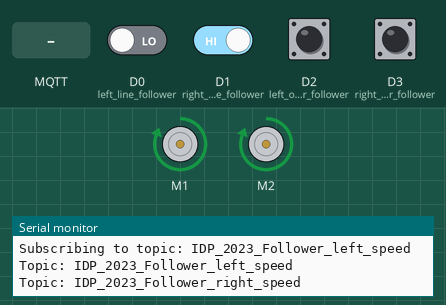
This sketch was run on a simulated Arduino MKR. Shown: 2 × DC motor (green arrow = forward, orange = backward, longer = faster), the last lines printed to the serial monitor. Inputs (shaded band) come from the test bench; at power-on: D1 (right_line_follower) HIGH, D0 (left_line_follower), D2 (left_outer_follower), D3 (right_outer_follower) LOW. WiFi joins after 1.5 s; servers stay silent unless stated; no MQTT or app messages arrive unless stated.

Above: at 2.7 s.
2.8 s: MQTT message "1" arrives on the first subscribed topic
At 3.3 s:
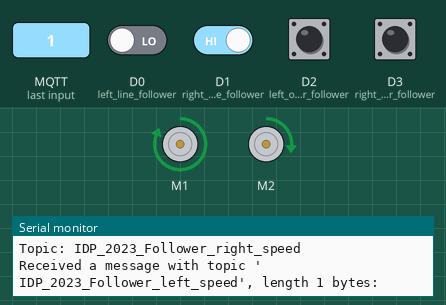
5.8 s: D0 (left_line_follower) driven HIGH
At 6.8 s:
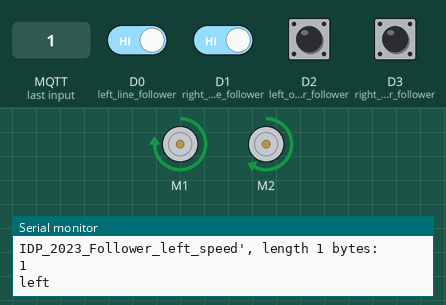
7.3 s: D1 (right_line_follower) driven LOW
At 7.8 s:
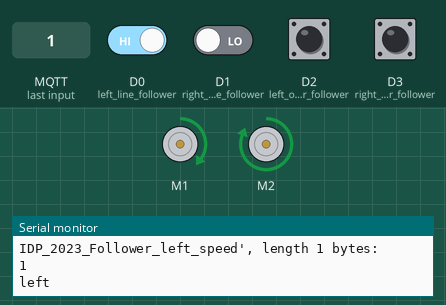
10.3 s: MQTT message "1" arrives on the second subscribed topic
13.3 s: MQTT message "0" arrives on the first subscribed topic
16.3 s: D1 (right_line_follower) driven HIGH
At 17.2 s:
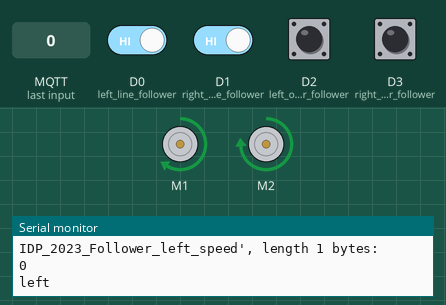
Timing chart, 0 to 18.8 s (numbered marks = the images above; inputs shaded):
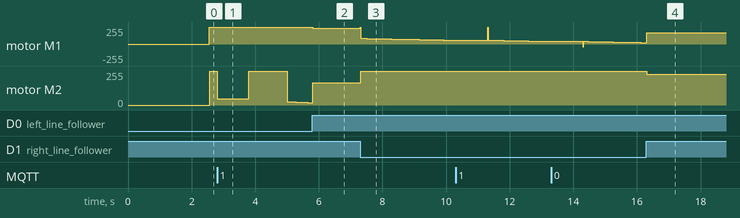

The sketch:

Line_follower_degital.ino
```cpp
/*
This was line follower code that we used to control the line followers using PID as well as implementation of MQTT.
We ended up not using line followers as while we managed to get them working reliably and quickly they interfered with the other electronics
as well as being unneeded in the final design.
*/
#include <Wire.h>
#include <Adafruit_MotorShield.h>
#include <ArduinoMqttClient.h>
#include <WiFiNINA.h>
#include "utility/Adafruit_MS_PWMServoDriver.h"
#include <HCSR04.h>

///////please enter your sensitive data in the Secret tab/arduino_secrets.h
char ssid[] = "DESKTOP-E1TS9EK_1488";        // your network SSID (name)
char pass[] = "46X)i457";     // your network password
//char ssid[] = "DevPhone";        // your network SSID (name)
//char pass[] = "jyugemujyugemu";     // your network password

WiFiClient wifiClient;
MqttClient mqttClient(wifiClient);

const char broker[] = "test.mosquitto.org";
int        port     = 1883;
String topic  = "IDP_2023_Follower_left_speed";
String topic2  = "IDP_2023_Follower_right_speed";

String current_topic;

Adafruit_MotorShield AFMS = Adafruit_MotorShield();

Adafruit_DCMotor *m1 = AFMS.getMotor(1); //left
Adafruit_DCMotor *m2 = AFMS.getMotor(2); //right

// pins
int left_line_follower = 0;
int right_line_follower = 1;
int left_outer_follower = 2;
int right_outer_follower = 3;
int status_check = 0; //set to 0 at start set to 1 during line following set to 2 after picking up block

int speed;
String speed_str;

// defines pins numbers
const int trigPin = 9;
const int echoPin = 10;
long duration;
int distance;

UltraSonicDistanceSensor distancesensor(trigPin, echoPin);

void setup() {
  // put your setup code here, to run once:

   if (!AFMS.begin()) {
    while (1);
  }

  Serial.print("Attempting to connect to SSID: ");
  Serial.println(ssid);
  while (WiFi.begin(ssid, pass) != WL_CONNECTED) {
    // failed, retry
    Serial.print(".");
    delay(5000);
  }

  Serial.println("You're connected to the network");
  Serial.println();

  Serial.print("Attempting to connect to the MQTT broker: ");
  Serial.println(broker);

  if (!mqttClient.connect(broker, port)) {
    Serial.print("MQTT connection failed! Error code = ");
    Serial.println(mqttClient.connectError());

    while (1);
  }

  Serial.println("You're connected to the MQTT broker!");
  Serial.println();

  // set the message receive callback
  mqttClient.onMessage(onMqttMessage);

  Serial.print("Subscribing to topic: ");
  Serial.println(topic);
  Serial.println();

  // subscribe to a topic
  mqttClient.subscribe(topic);
  mqttClient.subscribe(topic2);

  // topics can be unsubscribed using:
  // mqttClient.unsubscribe(topic);

  Serial.print("Topic: ");
  Serial.println(topic);
  Serial.print("Topic: ");
  Serial.println(topic2);

  Serial.println();
  pinMode(trigPin, OUTPUT); // Sets the trigPin as an Output
  pinMode(echoPin, INPUT); // Sets the echoPin as an Input

  pinMode(0, INPUT);
  pinMode(1, INPUT);
  pinMode(2, INPUT);
  pinMode(3, INPUT);
}

void loop() {
  for(int c =0; c<10; c++){
    delay(100);
    mqttClient.poll();
  }
  // put your main code here, to run repeatedly:
  //servo_start();
  //start();
  line_follower();
}

void line_follower(){
  m1->run(FORWARD);
  m2->run(FORWARD);
  int error = 0; //error - turn left is +ve ,  turn right is -ve
  int last_error = 0;
  int I = 0;
  int basespeed = 200;
  const float k_i = 0.001;
  const float k_p = 30;
  const float k_d = 10;
  int outerlines_passed = 0;
  while(true){
    mqttClient.poll();
    if(digitalRead(left_line_follower) == 1 &&  digitalRead(right_line_follower) == 0) // Turn left - right wheel faster
    {
      error = 5;
    }
    if(digitalRead(left_line_follower) == 0 &&  digitalRead(right_line_follower) == 1) // turn right - left wheel faster
    {
      error = -5;
    }
    if(digitalRead(left_line_follower) == 0 &&  digitalRead(right_line_follower) == 0) // ultrasound
    {
      if(status_check == 2) {
        double distance = distancesensor.measureDistanceCm();
        delay(50);
        error = (int)(distance - 5.85);
      }
      else {
        error = last_error;
        if(error < 0){
          error = -10;
        }
        if (error > 0){
          error = 10;
        }
      }
    }
    if(digitalRead(left_line_follower) == 1  &&  digitalRead(right_line_follower) == 1) // both on line no error
    {
      error = 0;
      if(digitalRead(left_outer_follower) || digitalRead(right_outer_follower)){
        outerlines_passed = outerlines_passed + 1;
        if(outerlines_passed == 3){
          status_check = 2;
        }
      }
    }
    I = I + error;
    int D = error - last_error;
    last_error = error;

    int motorspeed = (int)(k_p*error + k_d * D + k_i * I);
    int leftspeed = basespeed - motorspeed;
    int rightspeed = basespeed + motorspeed;

    if(leftspeed < 0 || leftspeed > 255 || rightspeed < 0 || rightspeed > 255){
      if(leftspeed < 0){
        m1->setSpeed(0);
      } else {
        m1->run(FORWARD);
        m1->setSpeed(255);
      }
      if(rightspeed < 0){
        m2->setSpeed(0);
      } else {
        m2->run(FORWARD);
        m2->setSpeed(255);
      }
    }
    if(leftspeed > 0 && leftspeed < 255) {
      m1->run(FORWARD);
      m1->setSpeed(leftspeed);
    }
    if(rightspeed > 0 && rightspeed < 255){
      m2->run(FORWARD);
      m2->setSpeed(rightspeed);
    }

  }

}

void onMqttMessage(int messageSize) {
  // we received a message, print out the topic and contents
  Serial.println("Received a message with topic '");
  current_topic = mqttClient.messageTopic();
  Serial.print(current_topic);
  Serial.print("', length ");
  Serial.print(messageSize);
  Serial.println(" bytes:");

  // use the Stream interface to print the contents
  speed_str = mqttClient.readString();
  speed = speed_str.toInt();

  Serial.println(speed);

  if (current_topic == topic){
    Serial.println("left");
    if(speed > 0){
      m1->run(FORWARD);
    } else{
      m1->run(BACKWARD);
      speed = -speed;
    }
    if(speed > 255){
      m1->setSpeed(255);
    }
  }
  if (current_topic == topic2){
    Serial.println("right");
    if(speed > 0){
      m2->run(FORWARD);
    } else{
      m2->run(BACKWARD);
      speed = -speed;
    }
    if(speed > 255){
      m2->setSpeed(255);
    }
  }

  Serial.println();
  Serial.println();
}

void start(){
  m1->run(FORWARD);
  m2->run(FORWARD);
  m1->setSpeed(254);
  m2->setSpeed(210);
  delay(1000);
  while(!digitalRead(left_line_follower)  &&  !digitalRead(right_line_follower)){
    int i = 0;
  }
  status_check = 1;
  line_follower();

}

void servo_start(){

}
```

Measured:
- after the input at 5.8 s, motor M1: forward 255/255 → forward 233/255 at once
- after the input at 7.3 s, motor M2: forward 167/255 → forward 255/255 at once
- after the input at 16.3 s, motor M2: forward 255/255 → forward 229/255 at once
